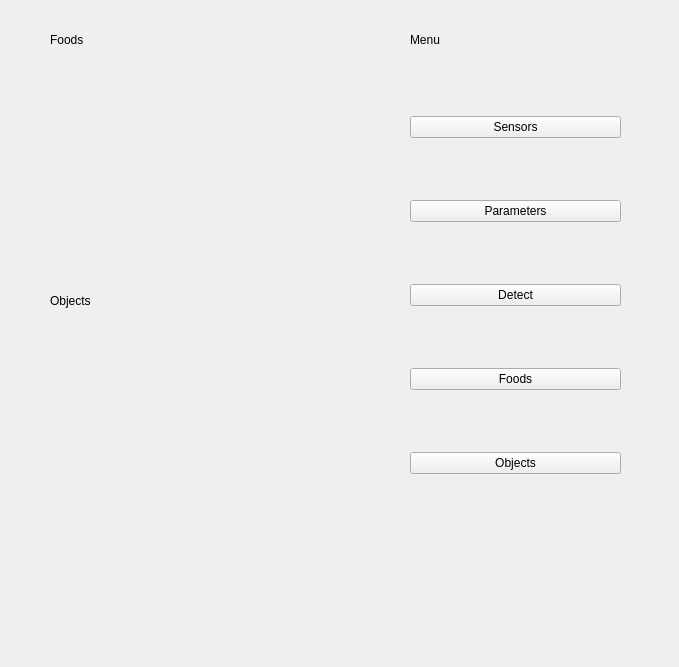
<?xml version="1.0" encoding="UTF-8"?>
<ui version="4.0">
 <class>WelcomeWindow</class>
 <widget class="QWidget" name="WelcomeWindow">
  <property name="geometry">
   <rect>
    <x>0</x>
    <y>0</y>
    <width>679</width>
    <height>667</height>
   </rect>
  </property>
  <property name="windowTitle">
   <string>Form</string>
  </property>
  <widget class="QWidget" name="verticalLayoutWidget">
   <property name="geometry">
    <rect>
     <x>50</x>
     <y>60</y>
     <width>251</width>
     <height>211</height>
    </rect>
   </property>
   <layout class="QVBoxLayout" name="verticalLayout_Foods"/>
  </widget>
  <widget class="QWidget" name="verticalLayoutWidget_2">
   <property name="geometry">
    <rect>
     <x>50</x>
     <y>320</y>
     <width>251</width>
     <height>211</height>
    </rect>
   </property>
   <layout class="QVBoxLayout" name="verticalLayout_Object"/>
  </widget>
  <widget class="QWidget" name="verticalLayoutWidget_3">
   <property name="geometry">
    <rect>
     <x>410</x>
     <y>60</y>
     <width>211</width>
     <height>471</height>
    </rect>
   </property>
   <layout class="QVBoxLayout" name="verticalLayout_3">
    <item>
     <widget class="QPushButton" name="pushButton_2">
      <property name="text">
       <string>Sensors</string>
      </property>
     </widget>
    </item>
    <item>
     <widget class="QPushButton" name="pushButton_4">
      <property name="text">
       <string>Parameters</string>
      </property>
     </widget>
    </item>
    <item>
     <widget class="QPushButton" name="pushButton_5">
      <property name="text">
       <string>Detect</string>
      </property>
     </widget>
    </item>
    <item>
     <widget class="QPushButton" name="pushButton_3">
      <property name="text">
       <string>Foods</string>
      </property>
     </widget>
    </item>
    <item>
     <widget class="QPushButton" name="pushButton">
      <property name="text">
       <string>Objects</string>
      </property>
     </widget>
    </item>
   </layout>
  </widget>
  <widget class="QLabel" name="label">
   <property name="geometry">
    <rect>
     <x>50</x>
     <y>290</y>
     <width>71</width>
     <height>21</height>
    </rect>
   </property>
   <property name="text">
    <string>Objects</string>
   </property>
  </widget>
  <widget class="QLabel" name="label_2">
   <property name="geometry">
    <rect>
     <x>50</x>
     <y>30</y>
     <width>62</width>
     <height>20</height>
    </rect>
   </property>
   <property name="text">
    <string>Foods</string>
   </property>
  </widget>
  <widget class="QLabel" name="label_3">
   <property name="geometry">
    <rect>
     <x>410</x>
     <y>30</y>
     <width>62</width>
     <height>20</height>
    </rect>
   </property>
   <property name="text">
    <string>Menu</string>
   </property>
  </widget>
 </widget>
 <resources/>
 <connections/>
</ui>
